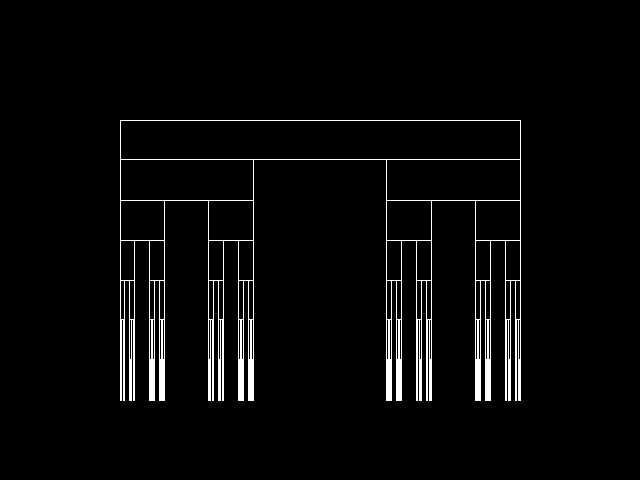
Frame 1 (no input)
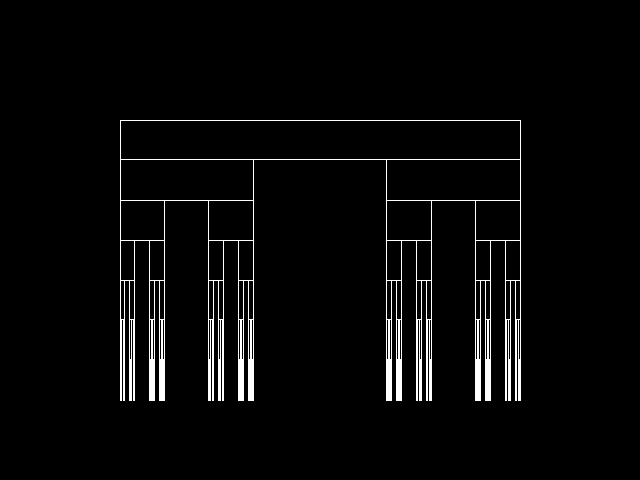
Frame 2 (the mouse pressed at the canvas centre, redrawn once)

The Processing sketch that drew these frames (run headless with seeded random() and noise(); the mouse was pressed at the canvas centre and the sketch redrawn once):

// Processing sketch: comb
// ── comb.pde
/**
 * comb, Cantor Comb
 */

float[] a = new float[729];
float[] b = new float[729];
float B = 0.1;

/**
 * Set up screen 
 */
void setup() {
  
  size(640, 480);
  background(0, 0, 0);
  stroke(255);  
  noLoop(); 

}
 
/**
 * Map x coordinates to the screen width
 */
float mapX(float value) {
  return map(value, -0.3, 1.3, 0, width); 
}

/**
 * Map y coordinates to the screen height
 */
float mapY(float value) {
  return map(value, -0.4, 0.8, 0, height); 
} 
 
 
/**
 * Draw fractal 
 */
void draw() {
  
  a[0] = 0;
  a[1] = 1;
  
  line(mapX(0), mapY(0), mapX(1), mapY(0));
  line(mapX(1), mapY(0), mapX(1), mapY(-B));
  line(mapX(1), mapY(-B), mapX(0), mapY(-B));
  line(mapX(0), mapY(-B), mapX(0), mapY(0));

  for (int p = 1; p <= 6; p++) {
    
    for (int i = 0; i <= pow(2, p) - 1; i++) {
      b[i] = a[i] / 3;
      b[i + int(pow(2, p))] = 1 - (1 - a[i]) / 3;
    } 
    
    for (int j = 1; j <= pow(2, p + 1) - 1; j++) {
      a[j] = b[j];
    } 
    
    for (int k = 0; k <= pow(2, p + 1) - 1; k = k + 2) {
      line(mapX(a[k]), mapY(B * p), mapX(a[k + 1]), mapY(B * p));
      line(mapX(a[k]), mapY(B * p), mapX(a[k]), mapY(B * p - B));
      line(mapX(a[k + 1]), mapY(B * p), mapX(a[k + 1]), mapY(B * p - B));      
    }
    
  }
  
}
